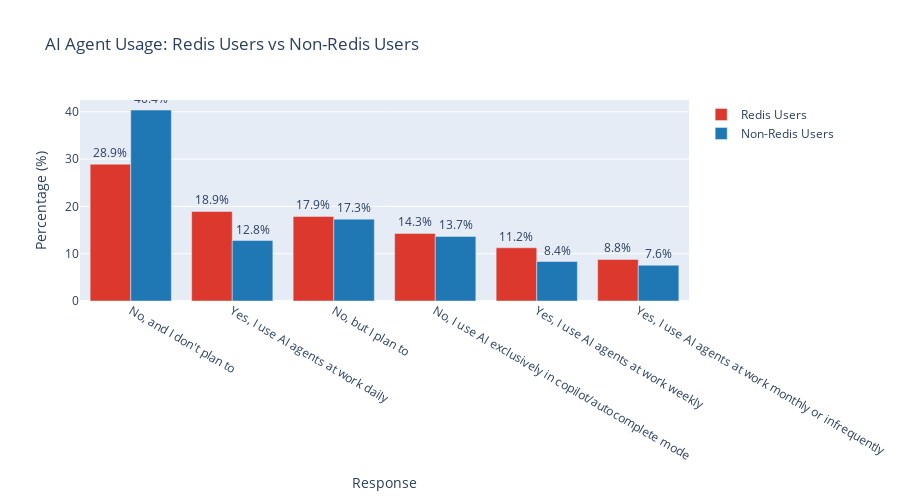

The cell this chart's notebook holds for it:
### Code cell
# Visualize AI adoption comparison
if 'AIAgents' in df.columns:
    # Prepare data for comparison
    comparison_data = []
    for response in redis_ai_agents.index:
        comparison_data.append({
            'Response': response,
            'Redis Users': redis_ai_agents.get(response, 0),
            'Non-Redis Users': non_redis_ai_agents.get(response, 0)
        })
    
    comp_df = pd.DataFrame(comparison_data)
    
    fig = go.Figure()
    fig.add_trace(go.Bar(
        name='Redis Users',
        x=comp_df['Response'],
        y=comp_df['Redis Users'],
        text=[f"{v:.1f}%" for v in comp_df['Redis Users']],
        textposition='outside',
        marker_color='#DC382D'
    ))
    fig.add_trace(go.Bar(
        name='Non-Redis Users',
        x=comp_df['Response'],
        y=comp_df['Non-Redis Users'],
        text=[f"{v:.1f}%" for v in comp_df['Non-Redis Users']],
        textposition='outside',
        marker_color='#1f77b4'
    ))
    
    fig.update_layout(
        title='AI Agent Usage: Redis Users vs Non-Redis Users',
        xaxis_title='Response',
        yaxis_title='Percentage (%)',
        barmode='group',
        height=500
    )
    fig.show()

### Figure 1 — Plotly figure (JSON) as saved in the notebook; plotly's stock layout.template omitted (floating-point values rounded to 4 significant figures)
{"data": [{"marker": {"color": "#DC382D"}, "name": "Redis Users", "text": ["28.9%", "18.9%", "17.9%", "14.3%", "11.2%", "8.8%"], "textposition": "outside", "type": "bar", "x": ["No, and I don't plan to", "Yes, I use AI agents at work daily", "No, but I plan to", "No, I use AI exclusively in copilot/autocomplete mode", "Yes, I use AI agents at work weekly", "Yes, I use AI agents at work monthly or infrequently"], "y": [28.91, 18.92, 17.86, 14.28, 11.25, 8.775]}, {"marker": {"color": "#1f77b4"}, "name": "Non-Redis Users", "text": ["40.4%", "12.8%", "17.3%", "13.7%", "8.4%", "7.6%"], "textposition": "outside", "type": "bar", "x": ["No, and I don't plan to", "Yes, I use AI agents at work daily", "No, but I plan to", "No, I use AI exclusively in copilot/autocomplete mode", "Yes, I use AI agents at work weekly", "Yes, I use AI agents at work monthly or infrequently"], "y": [40.36, 12.78, 17.3, 13.65, 8.35, 7.56]}], "layout": {"barmode": "group", "height": 500, "title": {"text": "AI Agent Usage: Redis Users vs Non-Redis Users"}, "xaxis": {"title": {"text": "Response"}}, "yaxis": {"title": {"text": "Percentage (%)"}}}}
